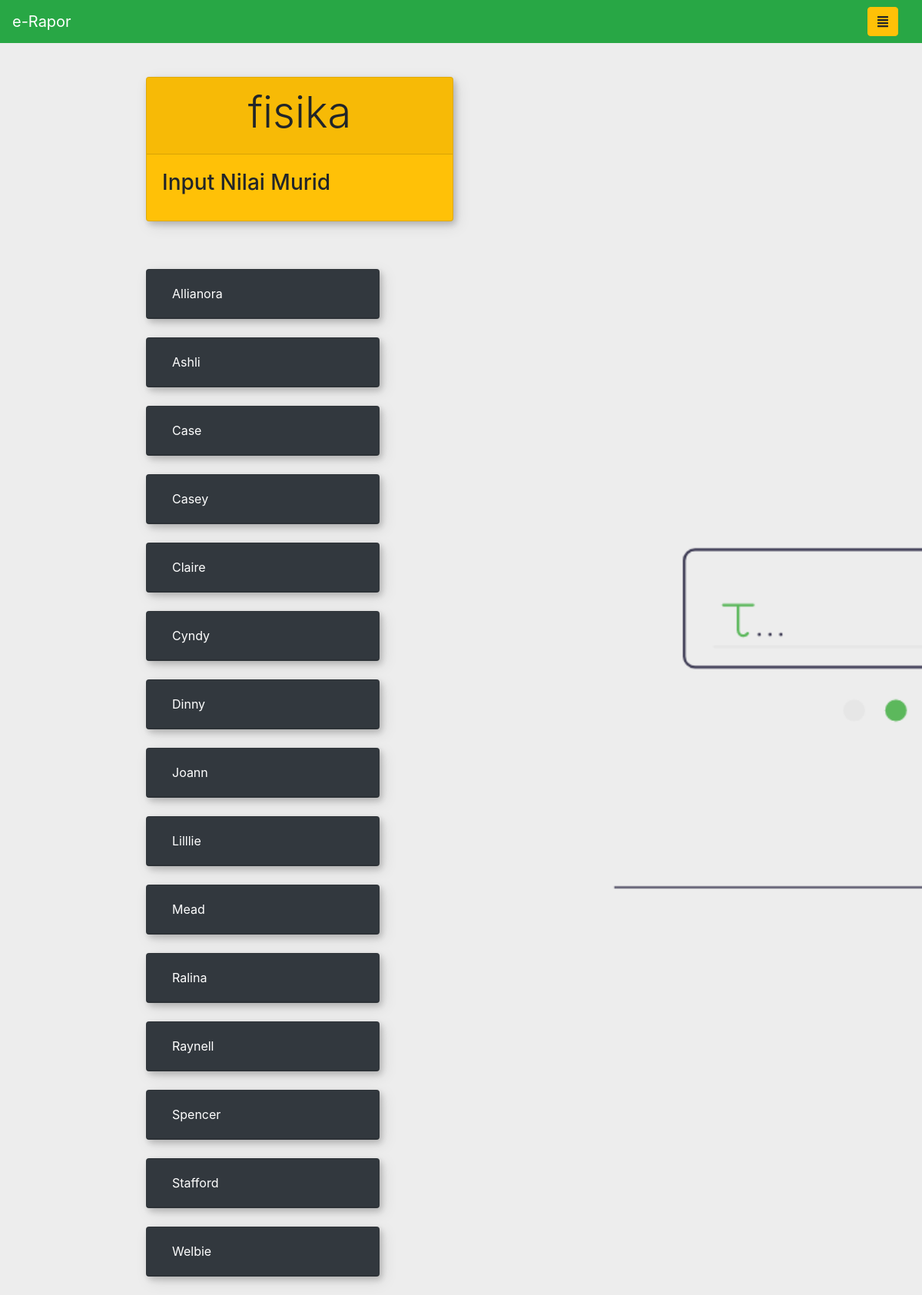
The app's page /guru/nilai.php?id=fisika (signed in) with its own data.
### tables this page shows
CREATE TABLE `users` (
  `id` int(11) NOT NULL,
  `role` int(11) NOT NULL,
  `email_user` varchar(25) NOT NULL,
  `nama_user` varchar(50) DEFAULT NULL,
  `username_user` varchar(25) DEFAULT NULL,
  `password_user` varchar(255) DEFAULT NULL
);

### guru/queryMurid.php (called while the page is built, shortened)
<?php
    function getMurid($idGuru){
        if(isset($_SESSION['id'])){
            $idGuru = $_SESSION['id'];
            include "../koneksi.php";
            $string = "select users.id, users.nama_user from users,kelas_siswa where users.id=kelas_siswa.siswa_id and kelas_siswa.guru_id=$idGuru order by users.nama_user";
            $query = mysqli_query($koneksi, $string);
            if(mysqli_num_rows($query)>0){
                return $query;
            }
        }
        return null;
    }
?>

### guru/nilai.php (the view, shortened to what this page needs)
<!DOCTYPE html>
<html lang="en">
<head>
    <link rel="stylesheet" href="https://stackpath.bootstrapcdn.com/bootstrap/4.3.1/css/bootstrap.min.css">
</head>
<body>
<div class="wrapper">
        <div id="content">
        <nav class="navbar fixed-top navbar-expand-lg navbar-dark bg-success">
        <a class="navbar-brand" href="index.php">e-Rapor</a>
                <div class="container-fluid d-grid gap-2 d-md-flex justify-content-md-end">
                    <button type="button" id="sidebarCollapse" class="btn btn-warning">
                        <i class="fas fa-align-justify"></i>
                    </button>
                </div>
            </nav>
        </div>
    </div>
    <?php
            $matkul = null;
            if(isset($_GET)){
                $matkul = $_GET['id'];
            }
    ?>
    <div class="container" id="judul">
        <div class="card text-black bg-warning mb-3" style="max-width: 25rem;">
        <div class="card-header">
        <h3 class="display-4 text-center"><?php echo $matkul;?></h3>
            </div>
            <div class="card-body">
            <h3 class="card-title ">Input Nilai Murid</h5>
            </div>
        </div>
    </div>
    <div class="container" id="panel">
    <div id="accordion">
        <?php
            include "./queryMurid.php";
            $res = getMurid($_SESSION['id']);
            while($name = mysqli_fetch_array($res)){
                ?>
                    <div class="card bg-dark" style="max-width: 19rem;">
                        <div class="card-header" id="headingOne">
                            <h5 class="mb-0">
                                <button class="btn collapsed text-white" data-toggle="collapse" data-target="#<?php echo $name[1];?>" aria-expanded="true" aria-controls="collapseOne">
                                    <?php echo $name[1];?>
                                </button>
                            </h5>
                        </div>
                    </div>
                    <br>
                <?php
            }
        ?>
    </div>
    </div>
</body>
</html>

### guru/nilai.php (style rules this page uses)
body { min-height: 75rem; background-color: rgb(232, 235, 238); background-image: url("../assets/bgnilai.png"); background-attachment: fixed; background-repeat: no-repeat; background-size: cover; background-position: center; }
.wrapper { display: inline-flex; align-items: stretch; position: relative; }
a, a:hover, a:focus { color: inherit; text-decoration: none; transition: all 0.3s; }
#judul { padding-left: 190px; padding-top: 100px; display: inline-table; position: absolute; }
#panel { padding-left: 190px; display: inline-block; padding-top: 350px; position: absolute; overflow: auto; }
.card { box-shadow: 3px 4px 8px rgba(0, 0, 0, 0.2), 5px 6px 20px rgba(0, 0, 0, 0.1); }

### records on screen
users: nama_user "Allianora"
users: nama_user "Ashli"
users: nama_user "Case"
users: nama_user "Casey"
users: nama_user "Claire"
users: nama_user "Cyndy"
users: nama_user "Dinny"
users: nama_user "Joann"
users: nama_user "Lilllie"
users: nama_user "Mead"
users: nama_user "Ralina"
users: nama_user "Raynell"
users: nama_user "Spencer"
users: nama_user "Stafford"
users: nama_user "Welbie"

### other values on screen
$matkul "fisika"
